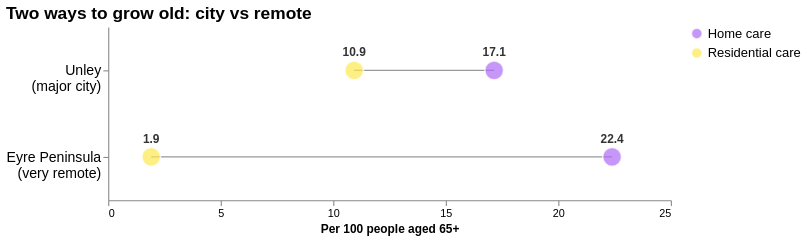

The Vega-Lite source for this figure:
### Vega-Lite specification from a JSON file in a GitHub repository (floating-point values rounded to 4 significant figures)
{"$schema": "https://vega.github.io/schema/vega-lite/v5.json", "description": "Figure 7 - Dumbbell: residential vs home care rate per 100 aged 65+, city vs remote.", "title": {"text": "Two ways to grow old: city vs remote", "anchor": "start", "fontSize": 16}, "width": 520, "height": 160, "layer": [{"data": {"values": [{"area": "Unley", "metric": "Residential care", "rate": 10.93}, {"area": "Unley", "metric": "Home care", "rate": 17.15}, {"area": "Eyre Peninsula", "metric": "Residential care", "rate": 1.91}, {"area": "Eyre Peninsula", "metric": "Home care", "rate": 22.39}]}, "mark": {"type": "line", "color": "#999", "strokeWidth": 1.2}, "encoding": {"y": {"field": "area", "type": "nominal", "sort": ["Unley", "Eyre Peninsula"]}, "x": {"field": "rate", "type": "quantitative"}, "detail": {"field": "area"}}}, {"data": {"values": [{"area": "Unley", "metric": "Residential care", "rate": 10.93}, {"area": "Unley", "metric": "Home care", "rate": 17.15}, {"area": "Eyre Peninsula", "metric": "Residential care", "rate": 1.91}, {"area": "Eyre Peninsula", "metric": "Home care", "rate": 22.39}]}, "mark": {"type": "point", "filled": true, "size": 300, "stroke": "white", "strokeWidth": 1.5}, "encoding": {"y": {"field": "area", "type": "nominal", "sort": ["Unley", "Eyre Peninsula"]}, "x": {"field": "rate", "type": "quantitative"}, "color": {"field": "metric", "type": "nominal", "title": null, "scale": {"domain": ["Home care", "Residential care"], "range": ["#ae6af5", "#fde850"]}, "legend": {"orient": "right", "direction": "vertical", "labelFontSize": 12}}, "tooltip": [{"field": "area", "title": "Area"}, {"field": "metric", "title": "Care type"}, {"field": "rate", "type": "quantitative", "title": "Per 100 aged 65+", "format": ".2f"}]}}, {"data": {"values": [{"area": "Unley", "metric": "Residential care", "rate": 10.93}, {"area": "Unley", "metric": "Home care", "rate": 17.15}, {"area": "Eyre Peninsula", "metric": "Residential care", "rate": 1.91}, {"area": "Eyre Peninsula", "metric": "Home care", "rate": 22.39}]}, "mark": {"type": "text", "dy": -16, "fontSize": 11, "fontWeight": "bold", "color": "#333"}, "encoding": {"y": {"field": "area", "type": "nominal", "sort": ["Unley", "Eyre Peninsula"]}, "x": {"field": "rate", "type": "quantitative"}, "text": {"field": "rate", "type": "quantitative", "format": ".1f"}}}], "encoding": {"y": {"field": "area", "type": "nominal", "title": null, "axis": {"labelFontSize": 13, "labelExpr": "datum.label=='Unley' ? ['Unley','(major city)'] : ['Eyre Peninsula','(very remote)']"}}, "x": {"field": "rate", "type": "quantitative", "title": "Per 100 people aged 65+", "scale": {"domain": [0, 25]}, "axis": {"values": [0, 5, 10, 15, 20, 25]}}}, "config": {"view": {"stroke": null}, "font": "Helvetica, Arial, sans-serif", "axis": {"grid": false}}}
